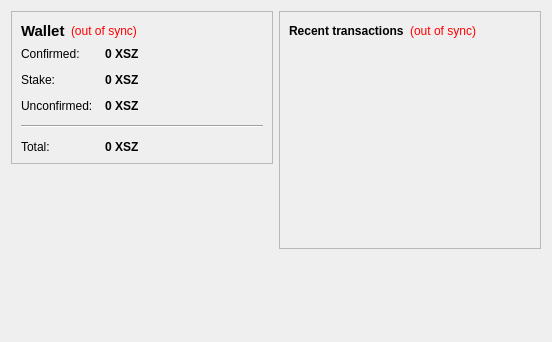
<?xml version="1.0" encoding="UTF-8"?>
<ui version="4.0">
 <class>OverviewPage</class>
 <widget class="QWidget" name="OverviewPage">
  <property name="geometry">
   <rect>
    <x>0</x>
    <y>0</y>
    <width>552</width>
    <height>342</height>
   </rect>
  </property>
  <property name="windowTitle">
   <string>Form</string>
  </property>
  <layout class="QHBoxLayout" name="horizontalLayout" stretch="1,1">
   <item>
    <layout class="QVBoxLayout" name="verticalLayout_2">
     <item>
      <widget class="QFrame" name="frame">
       <property name="frameShape">
        <enum>QFrame::StyledPanel</enum>
       </property>
       <property name="frameShadow">
        <enum>QFrame::Raised</enum>
       </property>
       <layout class="QVBoxLayout" name="verticalLayout_4">
        <item>
         <layout class="QHBoxLayout" name="horizontalLayout_4">
          <item>
           <widget class="QLabel" name="label_5">
            <property name="font">
             <font>
              <pointsize>11</pointsize>
              <weight>75</weight>
              <bold>true</bold>
             </font>
            </property>
            <property name="text">
             <string>Wallet</string>
            </property>
           </widget>
          </item>
          <item>
           <widget class="QLabel" name="labelWalletStatus">
            <property name="toolTip">
             <string>The displayed information may be out of date. Your wallet automatically synchronizes with the EsZett network after a connection is established, but this process has not completed yet.</string>
            </property>
            <property name="styleSheet">
             <string notr="true">QLabel { color: red; }</string>
            </property>
            <property name="text">
             <string notr="true">(out of sync)</string>
            </property>
            <property name="alignment">
             <set>Qt::AlignLeading|Qt::AlignLeft|Qt::AlignVCenter</set>
            </property>
           </widget>
          </item>
          <item>
           <spacer name="horizontalSpacer_2">
            <property name="orientation">
             <enum>Qt::Horizontal</enum>
            </property>
            <property name="sizeHint" stdset="0">
             <size>
              <width>40</width>
              <height>20</height>
             </size>
            </property>
           </spacer>
          </item>
         </layout>
        </item>
        <item>
         <layout class="QFormLayout" name="formLayout_2">
          <property name="fieldGrowthPolicy">
           <enum>QFormLayout::AllNonFixedFieldsGrow</enum>
          </property>
          <property name="horizontalSpacing">
           <number>12</number>
          </property>
          <property name="verticalSpacing">
           <number>12</number>
          </property>
          <item row="0" column="0">
           <widget class="QLabel" name="label">
            <property name="text">
             <string>Confirmed:</string>
            </property>
           </widget>
          </item>
          <item row="0" column="1">
           <widget class="QLabel" name="labelBalance">
            <property name="font">
             <font>
              <weight>75</weight>
              <bold>true</bold>
             </font>
            </property>
            <property name="cursor">
             <cursorShape>IBeamCursor</cursorShape>
            </property>
            <property name="toolTip">
             <string>Your current spendable balance</string>
            </property>
            <property name="text">
             <string notr="true">0 XSZ</string>
            </property>
            <property name="textInteractionFlags">
             <set>Qt::LinksAccessibleByMouse|Qt::TextSelectableByKeyboard|Qt::TextSelectableByMouse</set>
            </property>
           </widget>
          </item>
          <item row="1" column="0">
           <widget class="QLabel" name="label_6">
            <property name="text">
             <string>Stake:</string>
            </property>
           </widget>
          </item>
          <item row="1" column="1">
           <widget class="QLabel" name="labelStake">
            <property name="font">
             <font>
              <weight>75</weight>
              <bold>true</bold>
             </font>
            </property>
            <property name="cursor">
             <cursorShape>IBeamCursor</cursorShape>
            </property>
            <property name="toolTip">
             <string>Your current stake</string>
            </property>
            <property name="text">
             <string notr="true">0 XSZ</string>
            </property>
            <property name="textInteractionFlags">
             <set>Qt::LinksAccessibleByMouse|Qt::TextSelectableByKeyboard|Qt::TextSelectableByMouse</set>
            </property>
           </widget>
          </item>

          <item row="2" column="0">
           <widget class="QLabel" name="label_3">
            <property name="text">
             <string>Unconfirmed:</string>
            </property>
           </widget>
          </item>
          <item row="2" column="1">
           <widget class="QLabel" name="labelUnconfirmed">
            <property name="font">
             <font>
              <weight>75</weight>
              <bold>true</bold>
             </font>
            </property>
            <property name="cursor">
             <cursorShape>IBeamCursor</cursorShape>
            </property>
            <property name="toolTip">
             <string>Total of transactions that have yet to be confirmed, and do not yet count toward the spendable balance</string>
            </property>
            <property name="text">
             <string notr="true">0 XSZ</string>
            </property>
            <property name="textInteractionFlags">
             <set>Qt::LinksAccessibleByMouse|Qt::TextSelectableByKeyboard|Qt::TextSelectableByMouse</set>
            </property>
           </widget>
          </item>
          <item row="4" column="0">
           <widget class="QLabel" name="labelTotalText">
            <property name="text">
             <string>Total:</string>
            </property>
           </widget>
          </item>
          <item row="4" column="1">
           <widget class="QLabel" name="labelTotal">
            <property name="font">
             <font>
              <weight>75</weight>
              <bold>true</bold>
             </font>
            </property>
            <property name="cursor">
             <cursorShape>IBeamCursor</cursorShape>
            </property>
            <property name="toolTip">
             <string>Your current total balance</string>
            </property>
            <property name="text">
             <string notr="true">0 XSZ</string>
            </property>
            <property name="textInteractionFlags">
             <set>Qt::LinksAccessibleByMouse|Qt::TextSelectableByKeyboard|Qt::TextSelectableByMouse</set>
            </property>
           </widget>
          </item>
          <item row="3" column="0" colspan="2">
           <widget class="Line" name="line">
            <property name="orientation">
             <enum>Qt::Horizontal</enum>
            </property>
           </widget>
          </item>
         </layout>
        </item>
       </layout>
      </widget>
     </item>
     <item>
      <spacer name="verticalSpacer">
       <property name="orientation">
        <enum>Qt::Vertical</enum>
       </property>
       <property name="sizeHint" stdset="0">
        <size>
         <width>20</width>
         <height>40</height>
        </size>
       </property>
      </spacer>
     </item>
    </layout>
   </item>
   <item>
    <layout class="QVBoxLayout" name="verticalLayout_3">
     <item>
      <widget class="QFrame" name="frame_2">
       <property name="frameShape">
        <enum>QFrame::StyledPanel</enum>
       </property>
       <property name="frameShadow">
        <enum>QFrame::Raised</enum>
       </property>
       <layout class="QVBoxLayout" name="verticalLayout">
        <item>
         <layout class="QHBoxLayout" name="horizontalLayout_2">
          <item>
           <widget class="QLabel" name="label_4">
            <property name="text">
             <string>&lt;b&gt;Recent transactions&lt;/b&gt;</string>
            </property>
           </widget>
          </item>
          <item>
           <widget class="QLabel" name="labelTransactionsStatus">
            <property name="toolTip">
             <string>The displayed information may be out of date. Your wallet automatically synchronizes with the EsZett network after a connection is established, but this process has not completed yet.</string>
            </property>
            <property name="styleSheet">
             <string notr="true">QLabel { color: red; }</string>
            </property>
            <property name="text">
             <string notr="true">(out of sync)</string>
            </property>
            <property name="alignment">
             <set>Qt::AlignRight|Qt::AlignTrailing|Qt::AlignVCenter</set>
            </property>
           </widget>
          </item>
          <item>
           <spacer name="horizontalSpacer">
            <property name="orientation">
             <enum>Qt::Horizontal</enum>
            </property>
            <property name="sizeHint" stdset="0">
             <size>
              <width>40</width>
              <height>20</height>
             </size>
            </property>
           </spacer>
          </item>
         </layout>
        </item>
        <item>
         <widget class="QListView" name="listTransactions">
          <property name="styleSheet">
           <string notr="true">QListView { background: transparent; }</string>
          </property>
          <property name="frameShape">
           <enum>QFrame::NoFrame</enum>
          </property>
          <property name="verticalScrollBarPolicy">
           <enum>Qt::ScrollBarAlwaysOff</enum>
          </property>
          <property name="horizontalScrollBarPolicy">
           <enum>Qt::ScrollBarAlwaysOff</enum>
          </property>
          <property name="selectionMode">
           <enum>QAbstractItemView::NoSelection</enum>
          </property>
         </widget>
        </item>
       </layout>
      </widget>
     </item>
     <item>
      <spacer name="verticalSpacer_2">
       <property name="orientation">
        <enum>Qt::Vertical</enum>
       </property>
       <property name="sizeHint" stdset="0">
        <size>
         <width>20</width>
         <height>40</height>
        </size>
       </property>
      </spacer>
     </item>
    </layout>
   </item>
  </layout>
 </widget>
 <resources/>
 <connections/>
</ui>
